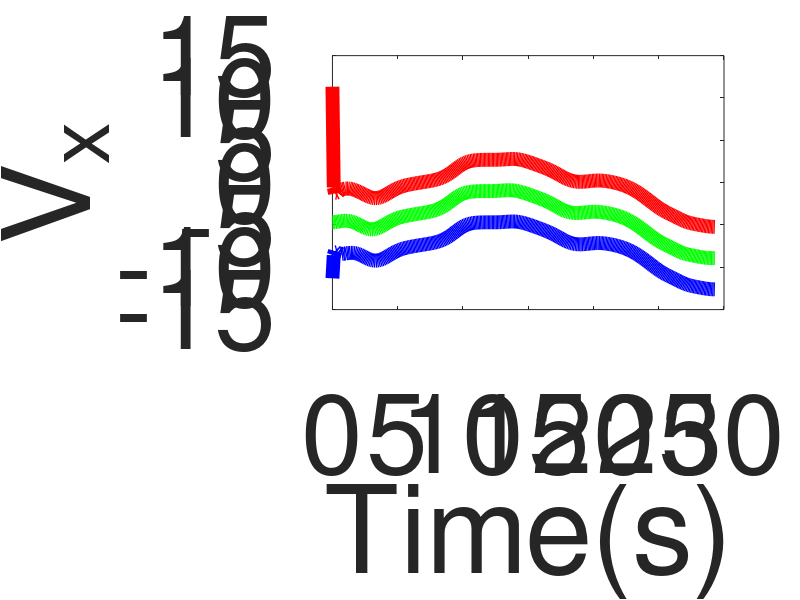
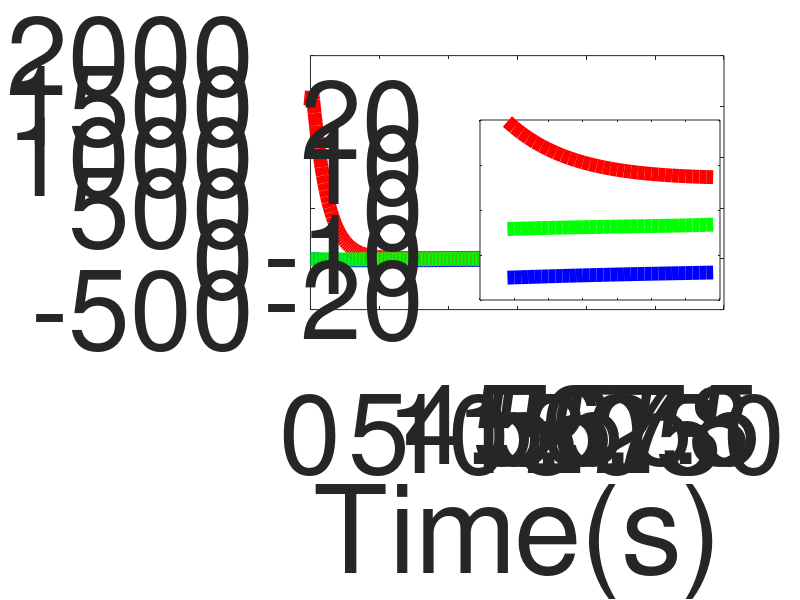
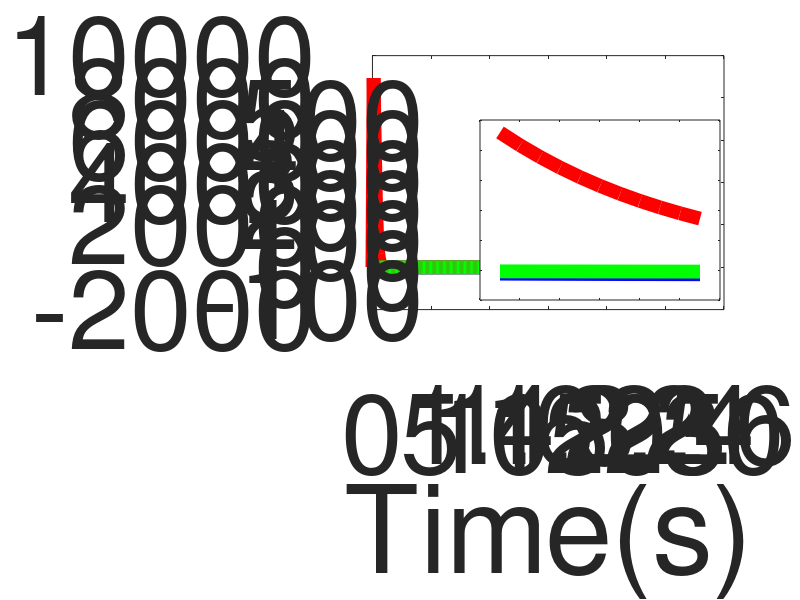

The MATLAB script that drew these images, in order:
data = load('s3_cs.mat');
t_arr = data.t_arr;
i=3;
sm_vx_infimum = data.sm_infimum_arr(i,:);
sm_vx_supremum = data.sm_supremum_arr(i,:);
prad_vx_infimum = data.prad_infimum_arr(i,:);
prad_vx_supremum = data.prad_supremum_arr(i,:);
hinf_vx_infimum = data.hinf_infimum_arr(i,:);
hinf_vx_supremum = data.hinf_supremum_arr(i,:);
z_arr = data.z_arr(i,:);
fontSize = 80;
lineWidth = 10;
set(0,'defaultAxesFontSize',fontSize);
set(0, 'DefaultLineLineWidth', lineWidth);
titles = ["X", "Y", "Velocity_x","Velocity_y","Acceleration_x",...
    "Acceleration_y"];
fig_index = 1;
f= figure(fig_index);
plot(t_arr, sm_vx_infimum, 'b');
hold on;
plot(t_arr, sm_vx_supremum, 'r');
hold on;
plot(t_arr, z_arr, 'g');
xlabel('Time(s)');
ylabel('V_x');
%legend('Lower Bound', 'Upper Bound','True Value', 'Location', 'NorthOutside', 'Orientation', 'horizontal');
set(gcf, 'Position', get(0, 'Screensize'));
saveas(f,'sm.eps', 'epsc'); 

fig_index = fig_index+1;
f2= figure(fig_index);
plot(t_arr, prad_vx_infimum, 'b');
hold on;
plot(t_arr, prad_vx_supremum, 'r');
hold on;
plot(t_arr, z_arr, 'g');
xlabel('Time(s)');
%ylabel('Velocity_x');
%legend('Lower Bound', 'Upper Bound','True Value', 'Location', 'NorthOutside', 'Orientation', 'horizontal');

axes('Position', [.6 .5 .3 .3])
box on;  
plot(t_arr(50:80), prad_vx_infimum(50:80),'b');
hold on;
plot(t_arr(50:80), prad_vx_supremum(50:80),'r');
hold on;
plot(t_arr(50:80), z_arr(50:80),'g');
set(gcf, 'Position', get(0, 'Screensize'));
saveas(f2,'prad.eps', 'epsc'); 



fig_index = fig_index+1;
f3= figure(fig_index);
plot(t_arr, hinf_vx_infimum, 'b');
hold on;
plot(t_arr, hinf_vx_supremum, 'r');
hold on;
plot(t_arr, z_arr, 'g');
xlabel('Time(s)');
% ylabel('Velocity_x');
% legend('Lower Bound', 'Upper Bound','True Value', 'Location', 'NorthOutside', 'Orientation', 'horizontal');

axes('Position', [.6 .5 .3 .3])
box on;  
plot(t_arr(16:26), prad_vx_infimum(16:26),'b');
hold on;
plot(t_arr(16:26), prad_vx_supremum(16:26),'r');
hold on;
plot(t_arr(16:26), z_arr(16:26),'g');

set(gcf, 'Position', get(0, 'Screensize'));
saveas(f3,'hinf.eps', 'epsc'); 

